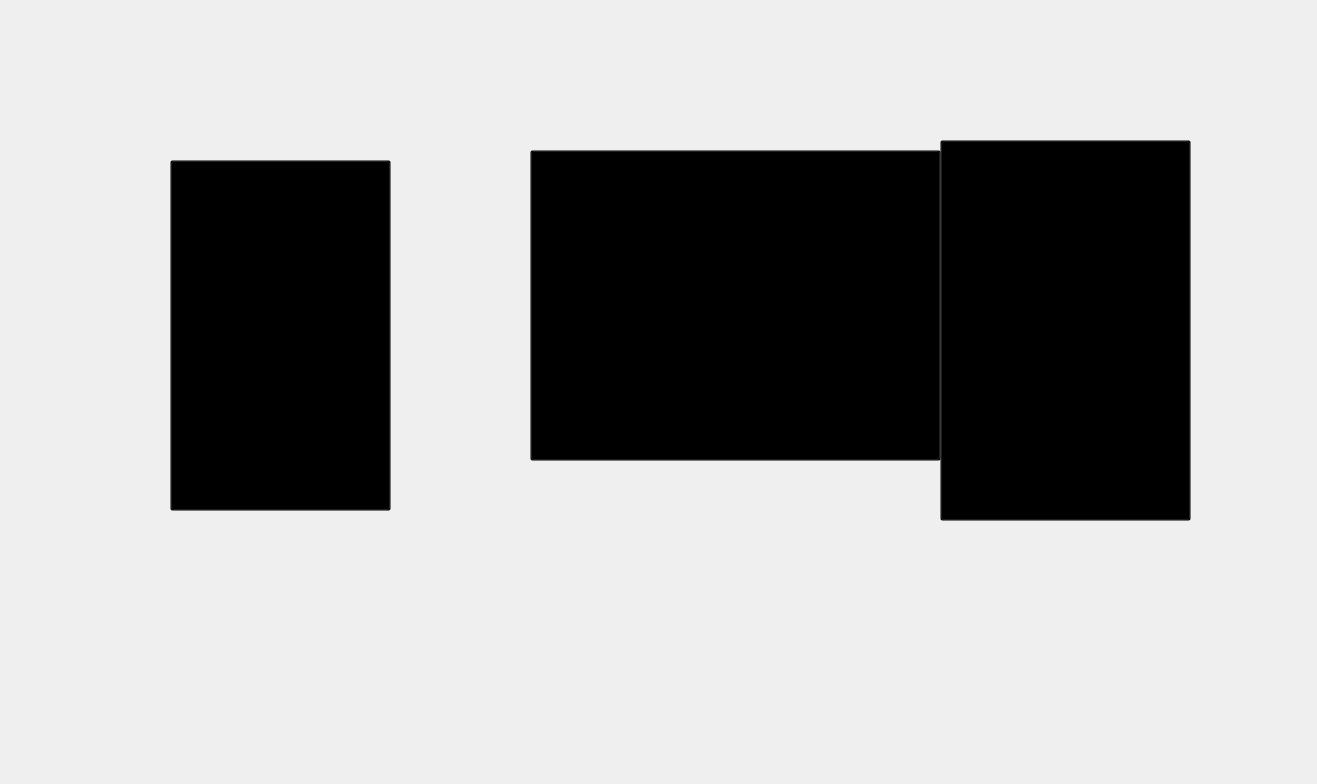
<?xml version="1.0" encoding="UTF-8"?>
<ui version="4.0">
 <class>BlueprintWidget</class>
 <widget class="QWidget" name="BlueprintWidget">
  <property name="geometry">
   <rect>
    <x>0</x>
    <y>0</y>
    <width>1317</width>
    <height>784</height>
   </rect>
  </property>
  <property name="font">
   <font>
    <family>Arial</family>
   </font>
  </property>
  <property name="windowTitle">
   <string>Form</string>
  </property>
  <widget class="QLabel" name="blueprintPic">
   <property name="geometry">
    <rect>
     <x>-20</x>
     <y>0</y>
     <width>1351</width>
     <height>781</height>
    </rect>
   </property>
   <property name="text">
    <string/>
   </property>
  </widget>
  <widget class="QPushButton" name="pushButton">
   <property name="geometry">
    <rect>
     <x>170</x>
     <y>160</y>
     <width>221</width>
     <height>351</height>
    </rect>
   </property>
   <property name="styleSheet">
    <string notr="true">background-color: transparent;</string>
   </property>
   <property name="text">
    <string/>
   </property>
  </widget>
  <widget class="QPushButton" name="adminButton">
   <property name="geometry">
    <rect>
     <x>530</x>
     <y>150</y>
     <width>411</width>
     <height>311</height>
    </rect>
   </property>
   <property name="styleSheet">
    <string notr="true">background-color: transparent;</string>
   </property>
   <property name="text">
    <string/>
   </property>
  </widget>
  <widget class="QPushButton" name="chatButton">
   <property name="geometry">
    <rect>
     <x>940</x>
     <y>140</y>
     <width>251</width>
     <height>381</height>
    </rect>
   </property>
   <property name="styleSheet">
    <string notr="true">background-color: transparent;</string>
   </property>
   <property name="text">
    <string/>
   </property>
  </widget>
 </widget>
 <resources/>
 <connections/>
</ui>
